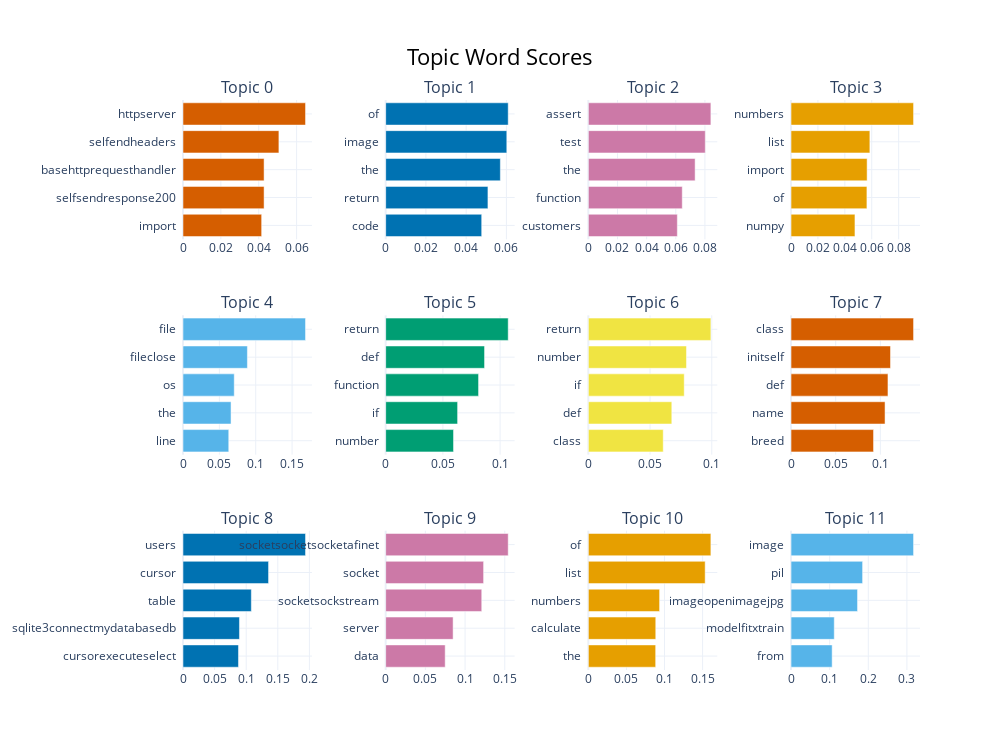

Notebook code cell kept with this figure:
### Code cell
constant_topic_model.visualize_barchart(top_n_topics=None, topics=constant_all_topics)

### Figure 1 — Plotly figure (JSON) as saved in the notebook; plotly's stock layout.template omitted (floating-point values rounded to 4 significant figures)
{"data": [{"marker": {"color": "#D55E00"}, "orientation": "h", "type": "bar", "x": [0.04154, 0.04282, 0.04282, 0.05065, 0.06471], "xaxis": "x", "y": ["import  ", "selfsendresponse200  ", "basehttprequesthandler  ", "selfendheaders  ", "httpserver  "], "yaxis": "y"}, {"marker": {"color": "#0072B2"}, "orientation": "h", "type": "bar", "x": [0.04773, 0.05084, 0.057, 0.06021, 0.06091], "xaxis": "x2", "y": ["code  ", "return  ", "the  ", "image  ", "of  "], "yaxis": "y2"}, {"marker": {"color": "#CC79A7"}, "orientation": "h", "type": "bar", "x": [0.06107, 0.06444, 0.07328, 0.08025, 0.08409], "xaxis": "x3", "y": ["customers  ", "function  ", "the  ", "test  ", "assert  "], "yaxis": "y3"}, {"marker": {"color": "#E69F00"}, "orientation": "h", "type": "bar", "x": [0.04752, 0.05641, 0.05655, 0.0586, 0.09107], "xaxis": "x4", "y": ["numpy  ", "of  ", "import  ", "list  ", "numbers  "], "yaxis": "y4"}, {"marker": {"color": "#56B4E9"}, "orientation": "h", "type": "bar", "x": [0.06292, 0.06606, 0.07047, 0.08857, 0.1685], "xaxis": "x5", "y": ["line  ", "the  ", "os  ", "fileclose  ", "file  "], "yaxis": "y5"}, {"marker": {"color": "#009E73"}, "orientation": "h", "type": "bar", "x": [0.05929, 0.06285, 0.08116, 0.0864, 0.1071], "xaxis": "x6", "y": ["number  ", "if  ", "function  ", "def  ", "return  "], "yaxis": "y6"}, {"marker": {"color": "#F0E442"}, "orientation": "h", "type": "bar", "x": [0.06068, 0.06763, 0.07769, 0.07952, 0.09929], "xaxis": "x7", "y": ["class  ", "def  ", "if  ", "number  ", "return  "], "yaxis": "y7"}, {"marker": {"color": "#D55E00"}, "orientation": "h", "type": "bar", "x": [0.09235, 0.1052, 0.1085, 0.1113, 0.1371], "xaxis": "x8", "y": ["breed  ", "name  ", "def  ", "initself  ", "class  "], "yaxis": "y8"}, {"marker": {"color": "#0072B2"}, "orientation": "h", "type": "bar", "x": [0.08779, 0.08933, 0.1081, 0.1354, 0.1939], "xaxis": "x9", "y": ["cursorexecuteselect  ", "sqlite3connectmydatabasedb  ", "table  ", "cursor  ", "users  "], "yaxis": "y9"}, {"marker": {"color": "#CC79A7"}, "orientation": "h", "type": "bar", "x": [0.07496, 0.08493, 0.121, 0.1233, 0.1543], "xaxis": "x10", "y": ["data  ", "server  ", "socketsockstream  ", "socket  ", "socketsocketsocketafinet  "], "yaxis": "y10"}, {"marker": {"color": "#E69F00"}, "orientation": "h", "type": "bar", "x": [0.08837, 0.08849, 0.0935, 0.1533, 0.1608], "xaxis": "x11", "y": ["the  ", "calculate  ", "numbers  ", "list  ", "of  "], "yaxis": "y11"}, {"marker": {"color": "#56B4E9"}, "orientation": "h", "type": "bar", "x": [0.1065, 0.112, 0.1722, 0.1853, 0.3172], "xaxis": "x12", "y": ["from  ", "modelfitxtrain  ", "imageopenimagejpg  ", "pil  ", "image  "], "yaxis": "y12"}], "layout": {"annotations": [{"font": {"size": 16}, "showarrow": false, "text": "Topic 0", "x": 0.0875, "xanchor": "center", "xref": "paper", "y": 1, "yanchor": "bottom", "yref": "paper"}, {"font": {"size": 16}, "showarrow": false, "text": "Topic 1", "x": 0.3625, "xanchor": "center", "xref": "paper", "y": 1, "yanchor": "bottom", "yref": "paper"}, {"font": {"size": 16}, "showarrow": false, "text": "Topic 2", "x": 0.6375, "xanchor": "center", "xref": "paper", "y": 1, "yanchor": "bottom", "yref": "paper"}, {"font": {"size": 16}, "showarrow": false, "text": "Topic 3", "x": 0.9125, "xanchor": "center", "xref": "paper", "y": 1, "yanchor": "bottom", "yref": "paper"}, {"font": {"size": 16}, "showarrow": false, "text": "Topic 4", "x": 0.0875, "xanchor": "center", "xref": "paper", "y": 0.6222, "yanchor": "bottom", "yref": "paper"}, {"font": {"size": 16}, "showarrow": false, "text": "Topic 5", "x": 0.3625, "xanchor": "center", "xref": "paper", "y": 0.6222, "yanchor": "bottom", "yref": "paper"}, {"font": {"size": 16}, "showarrow": false, "text": "Topic 6", "x": 0.6375, "xanchor": "center", "xref": "paper", "y": 0.6222, "yanchor": "bottom", "yref": "paper"}, {"font": {"size": 16}, "showarrow": false, "text": "Topic 7", "x": 0.9125, "xanchor": "center", "xref": "paper", "y": 0.6222, "yanchor": "bottom", "yref": "paper"}, {"font": {"size": 16}, "showarrow": false, "text": "Topic 8", "x": 0.0875, "xanchor": "center", "xref": "paper", "y": 0.2444, "yanchor": "bottom", "yref": "paper"}, {"font": {"size": 16}, "showarrow": false, "text": "Topic 9", "x": 0.3625, "xanchor": "center", "xref": "paper", "y": 0.2444, "yanchor": "bottom", "yref": "paper"}, {"font": {"size": 16}, "showarrow": false, "text": "Topic 10", "x": 0.6375, "xanchor": "center", "xref": "paper", "y": 0.2444, "yanchor": "bottom", "yref": "paper"}, {"font": {"size": 16}, "showarrow": false, "text": "Topic 11", "x": 0.9125, "xanchor": "center", "xref": "paper", "y": 0.2444, "yanchor": "bottom", "yref": "paper"}], "height": 750, "hoverlabel": {"bgcolor": "white", "font": {"family": "Rockwell", "size": 16}}, "showlegend": false, "title": {"font": {"color": "Black", "size": 22}, "text": "Topic Word Scores", "x": 0.5, "xanchor": "center", "yanchor": "top"}, "width": 1000, "xaxis": {"anchor": "y", "domain": [0, 0.175], "showgrid": true}, "xaxis10": {"anchor": "y10", "domain": [0.275, 0.45], "showgrid": true}, "xaxis11": {"anchor": "y11", "domain": [0.55, 0.725], "showgrid": true}, "xaxis12": {"anchor": "y12", "domain": [0.825, 1], "showgrid": true}, "xaxis2": {"anchor": "y2", "domain": [0.275, 0.45], "showgrid": true}, "xaxis3": {"anchor": "y3", "domain": [0.55, 0.725], "showgrid": true}, "xaxis4": {"anchor": "y4", "domain": [0.825, 1], "showgrid": true}, "xaxis5": {"anchor": "y5", "domain": [0, 0.175], "showgrid": true}, "xaxis6": {"anchor": "y6", "domain": [0.275, 0.45], "showgrid": true}, "xaxis7": {"anchor": "y7", "domain": [0.55, 0.725], "showgrid": true}, "xaxis8": {"anchor": "y8", "domain": [0.825, 1], "showgrid": true}, "xaxis9": {"anchor": "y9", "domain": [0, 0.175], "showgrid": true}, "yaxis": {"anchor": "x", "domain": [0.7556, 1], "showgrid": true}, "yaxis10": {"anchor": "x10", "domain": [0, 0.2444], "showgrid": true}, "yaxis11": {"anchor": "x11", "domain": [0, 0.2444], "showgrid": true}, "yaxis12": {"anchor": "x12", "domain": [0, 0.2444], "showgrid": true}, "yaxis2": {"anchor": "x2", "domain": [0.7556, 1], "showgrid": true}, "yaxis3": {"anchor": "x3", "domain": [0.7556, 1], "showgrid": true}, "yaxis4": {"anchor": "x4", "domain": [0.7556, 1], "showgrid": true}, "yaxis5": {"anchor": "x5", "domain": [0.3778, 0.6222], "showgrid": true}, "yaxis6": {"anchor": "x6", "domain": [0.3778, 0.6222], "showgrid": true}, "yaxis7": {"anchor": "x7", "domain": [0.3778, 0.6222], "showgrid": true}, "yaxis8": {"anchor": "x8", "domain": [0.3778, 0.6222], "showgrid": true}, "yaxis9": {"anchor": "x9", "domain": [0, 0.2444], "showgrid": true}}}
